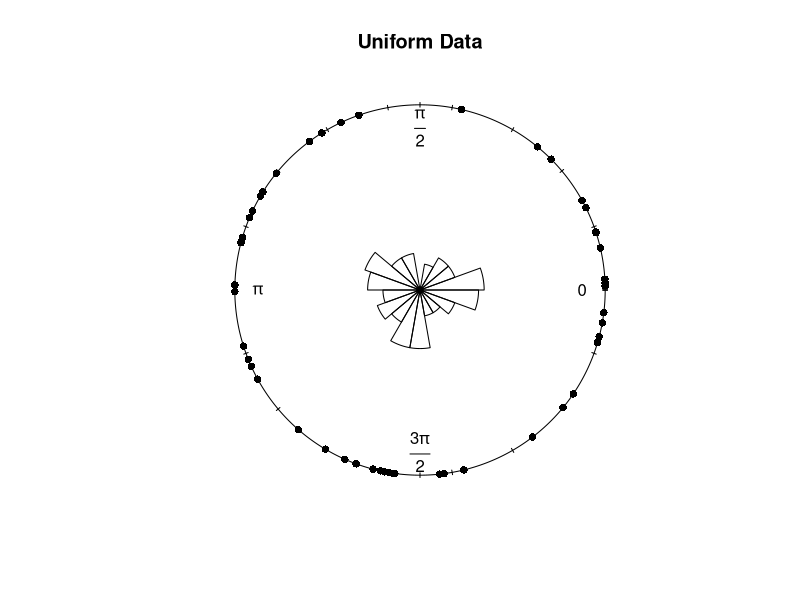
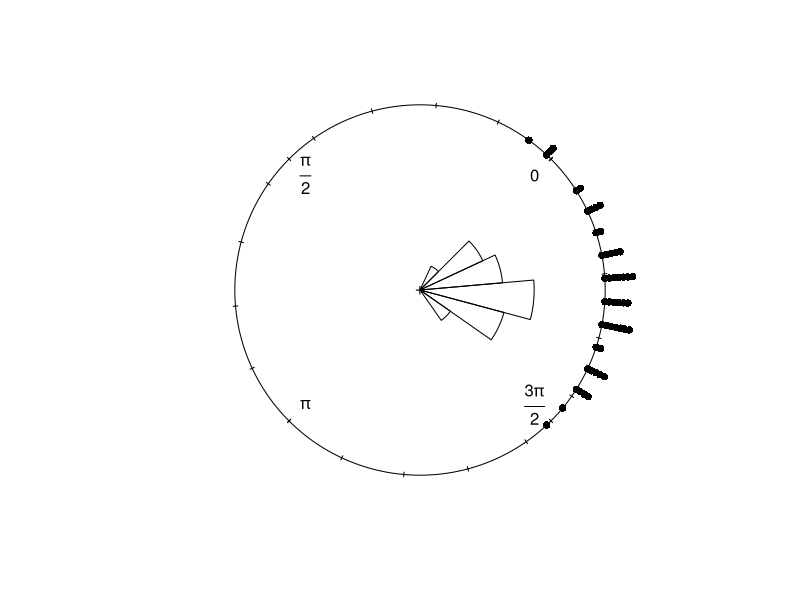
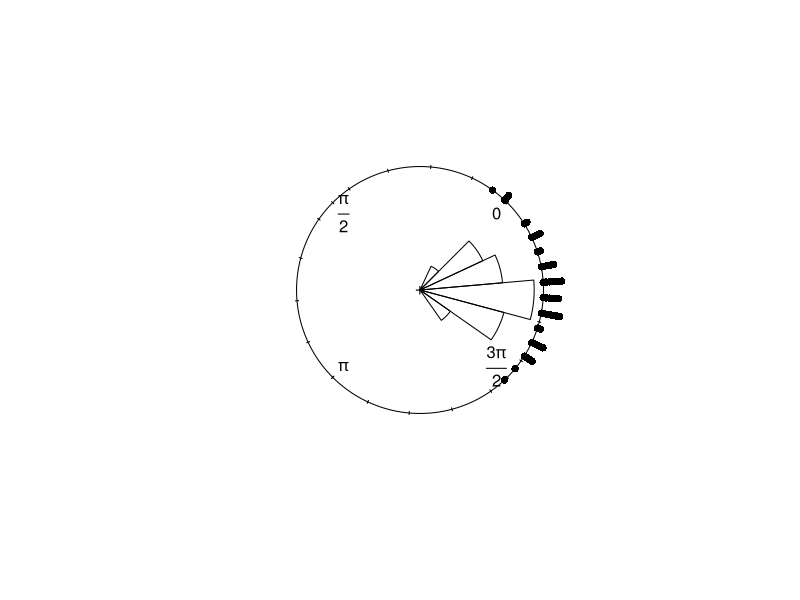
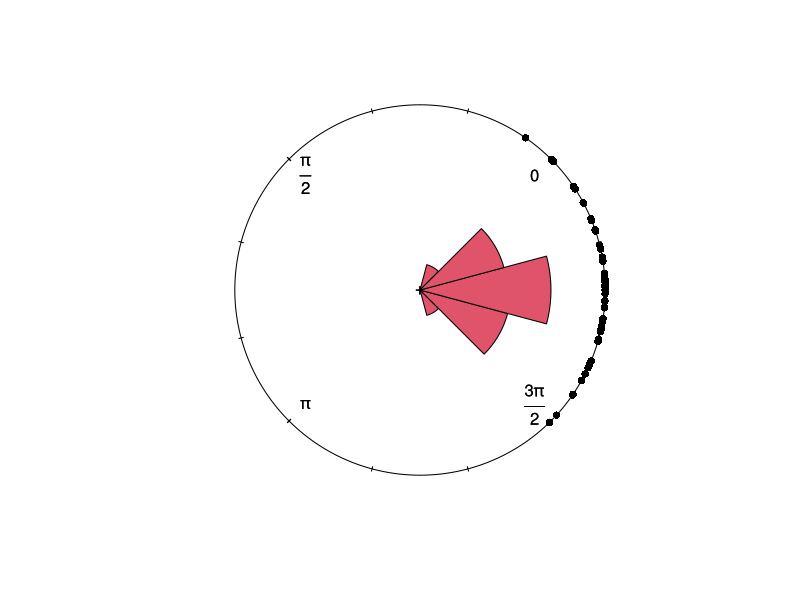

Write the R code that produced these figures, in order.
library(circular)


### Name: rose.diag
### Title: Rose Diagram
### Aliases: rose.diag
### Keywords: hplot

### ** Examples


# Generate uniform data and create several rose diagrams.  
# Some optional parameters may be needed to optimize plots.
x <- circular(runif(50, 0, 2*pi))
rose.diag(x, bins = 18, main = 'Uniform Data')
points(x)

# Generate von Mises data and create several rose diagrams.
x <- rvonmises(n=50, mu=circular(0), kappa=5, control.circular=list(zero=pi/4))
y <- rose.diag(x, bins=18) # Points fall out of bounds.
points(x, plot.info=y, stack=TRUE)
y <- rose.diag(x, bins=18, prop=1.5, shrink=1.5) # Adjust optional parameters to fit
######## all points on plot.
points(x, plot.info=y, stack=TRUE)

# Add the rose diag to a plot
plot(x)
rose.diag(x, bins=12, add=TRUE, col=2)
